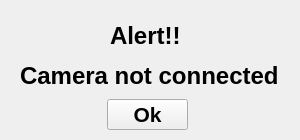
<?xml version="1.0" encoding="UTF-8"?>
<ui version="4.0">
 <class>Dialog</class>
 <widget class="QDialog" name="Dialog">
  <property name="geometry">
   <rect>
    <x>0</x>
    <y>0</y>
    <width>300</width>
    <height>140</height>
   </rect>
  </property>
  <property name="windowTitle">
   <string>Dialog</string>
  </property>
  <widget class="QLabel" name="label">
   <property name="geometry">
    <rect>
     <x>20</x>
     <y>60</y>
     <width>261</width>
     <height>31</height>
    </rect>
   </property>
   <property name="font">
    <font>
     <family>Arial</family>
     <pointsize>18</pointsize>
     <weight>75</weight>
     <bold>true</bold>
    </font>
   </property>
   <property name="text">
    <string>Camera not connected</string>
   </property>
  </widget>
  <widget class="QLabel" name="label_2">
   <property name="geometry">
    <rect>
     <x>110</x>
     <y>20</y>
     <width>81</width>
     <height>31</height>
    </rect>
   </property>
   <property name="font">
    <font>
     <family>Arial</family>
     <pointsize>18</pointsize>
     <weight>75</weight>
     <bold>true</bold>
    </font>
   </property>
   <property name="text">
    <string>Alert!!</string>
   </property>
  </widget>
  <widget class="QPushButton" name="OkButton">
   <property name="geometry">
    <rect>
     <x>107</x>
     <y>99</y>
     <width>81</width>
     <height>31</height>
    </rect>
   </property>
   <property name="font">
    <font>
     <family>Arial</family>
     <pointsize>16</pointsize>
     <weight>75</weight>
     <bold>true</bold>
    </font>
   </property>
   <property name="text">
    <string>Ok</string>
   </property>
   <property name="autoDefault">
    <bool>false</bool>
   </property>
  </widget>
 </widget>
 <resources/>
 <connections/>
</ui>
